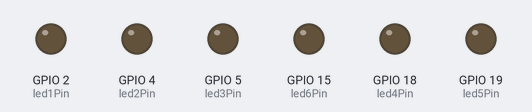
Bench run of a sketch on a simulated ESP32. Parts: output pins drawn as LEDs (lit = HIGH).

Above: at 0.2 s.
At 0.6 s:
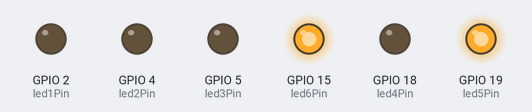
At 0.9 s:
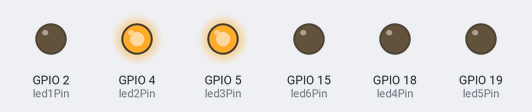
At 1.3 s:
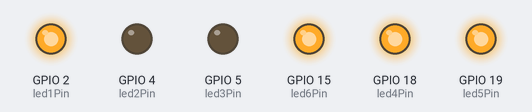
At 2.25 s:
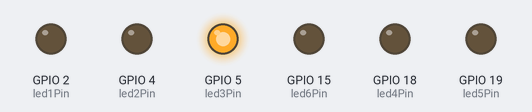
At 3.85 s:
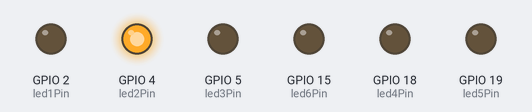
Timing chart, 0 to 4.2 s (numbered marks = the images above):
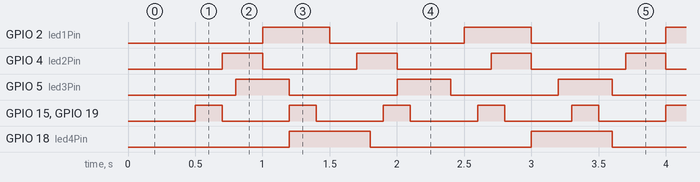

The sketch:

Blink6independentRate_jul27b.ino
```cpp
// Make all LEDs blink at independent rates and duty cycles
// issue #31:  https://github.com/nk25719/KiCad-esp32-6leds-2switches-1pj-circuit/issues/31
// Beirut, Lebanon - Current Time 9:55 PM EEST on Saturday, July 27, 2024
// Nagham Kheir


const int led1Pin = 2;
const int led2Pin = 4;
const int led3Pin = 5;
const int led4Pin = 18;
const int led5Pin = 19;
const int led6Pin = 15;

unsigned long previousMillis1 = 0;
unsigned long previousMillis2 = 0;
unsigned long previousMillis3 = 0;
unsigned long previousMillis4 = 0;
unsigned long previousMillis5 = 0;
unsigned long previousMillis6 = 0;

unsigned long onTime1 = 500;  // LED1 on duration in milliseconds
unsigned long offTime1 = 1000; // LED1 off duration in milliseconds

unsigned long onTime2 = 300;  // LED2 on duration in milliseconds
unsigned long offTime2 = 700; // LED2 off duration in milliseconds

unsigned long onTime3 = 400;  // LED3 on duration in milliseconds
unsigned long offTime3 = 800; // LED3 off duration in milliseconds

unsigned long onTime4 = 600;  // LED4 on duration in milliseconds
unsigned long offTime4 = 1200; // LED4 off duration in milliseconds

unsigned long onTime5 = 200;  // LED5 on duration in milliseconds
unsigned long offTime5 = 500; // LED5 off duration in milliseconds

unsigned long onTime6 = 200;  // LED5 on duration in milliseconds
unsigned long offTime6 = 500; // LED5 off duration in milliseconds

bool led1State = LOW;
bool led2State = LOW;
bool led3State = LOW;
bool led4State = LOW;
bool led5State = LOW;
bool led6State = LOW;

void setup() {
  pinMode(led1Pin, OUTPUT);
  pinMode(led2Pin, OUTPUT);
  pinMode(led3Pin, OUTPUT);
  pinMode(led4Pin, OUTPUT);
  pinMode(led5Pin, OUTPUT);
  pinMode(led6Pin, OUTPUT);

}

void loop() {
  unsigned long currentMillis = millis();

  updateLEDState(currentMillis, led1Pin, led1State, previousMillis1, onTime1, offTime1);
  updateLEDState(currentMillis, led2Pin, led2State, previousMillis2, onTime2, offTime2);
  updateLEDState(currentMillis, led3Pin, led3State, previousMillis3, onTime3, offTime3);
  updateLEDState(currentMillis, led4Pin, led4State, previousMillis4, onTime4, offTime4);
  updateLEDState(currentMillis, led5Pin, led5State, previousMillis5, onTime5, offTime5);
  updateLEDState(currentMillis, led6Pin, led6State, previousMillis6, onTime6, offTime6);
}

void updateLEDState(unsigned long currentMillis, int ledPin, bool &ledState, unsigned long &previousMillis, unsigned long onTime, unsigned long offTime) {
  if (ledState == HIGH && (currentMillis - previousMillis >= onTime)) {
    ledState = LOW;  // Turn it off
    previousMillis = currentMillis;  // Remember the time
    digitalWrite(ledPin, ledState);  // Update the actual LED
  } else if (ledState == LOW && (currentMillis - previousMillis >= offTime)) {
    ledState = HIGH;  // Turn it on
    previousMillis = currentMillis;  // Remember the time
    digitalWrite(ledPin, ledState);  // Update the actual LED
  }
}
```

Measured:
- by itself, GPIO 2 (led1Pin): alternates HIGH for 0.50 s and LOW for 1.0 s
- by itself, GPIO 4 (led2Pin): alternates HIGH for 0.30 s and LOW for 0.70 s
- by itself, GPIO 5 (led3Pin): alternates HIGH for 0.40 s and LOW for 0.80 s
- by itself, GPIO 15 (led6Pin), GPIO 19 (led5Pin): alternates HIGH for 0.20 s and LOW for 0.50 s
- by itself, GPIO 18 (led4Pin): alternates HIGH for 0.60 s and LOW for 1.2 s
